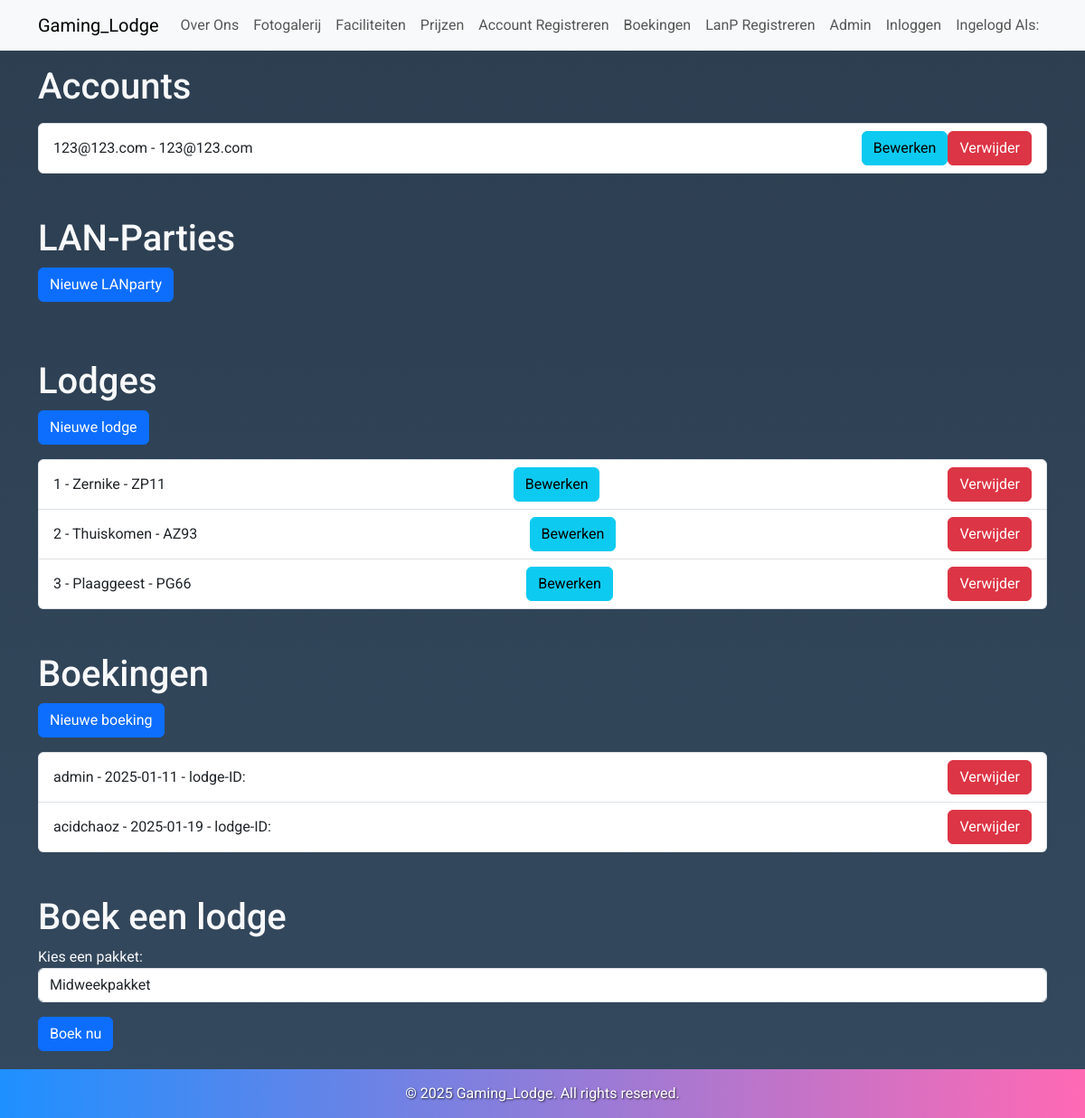
/admin, run on an earlier commit of the app's database.
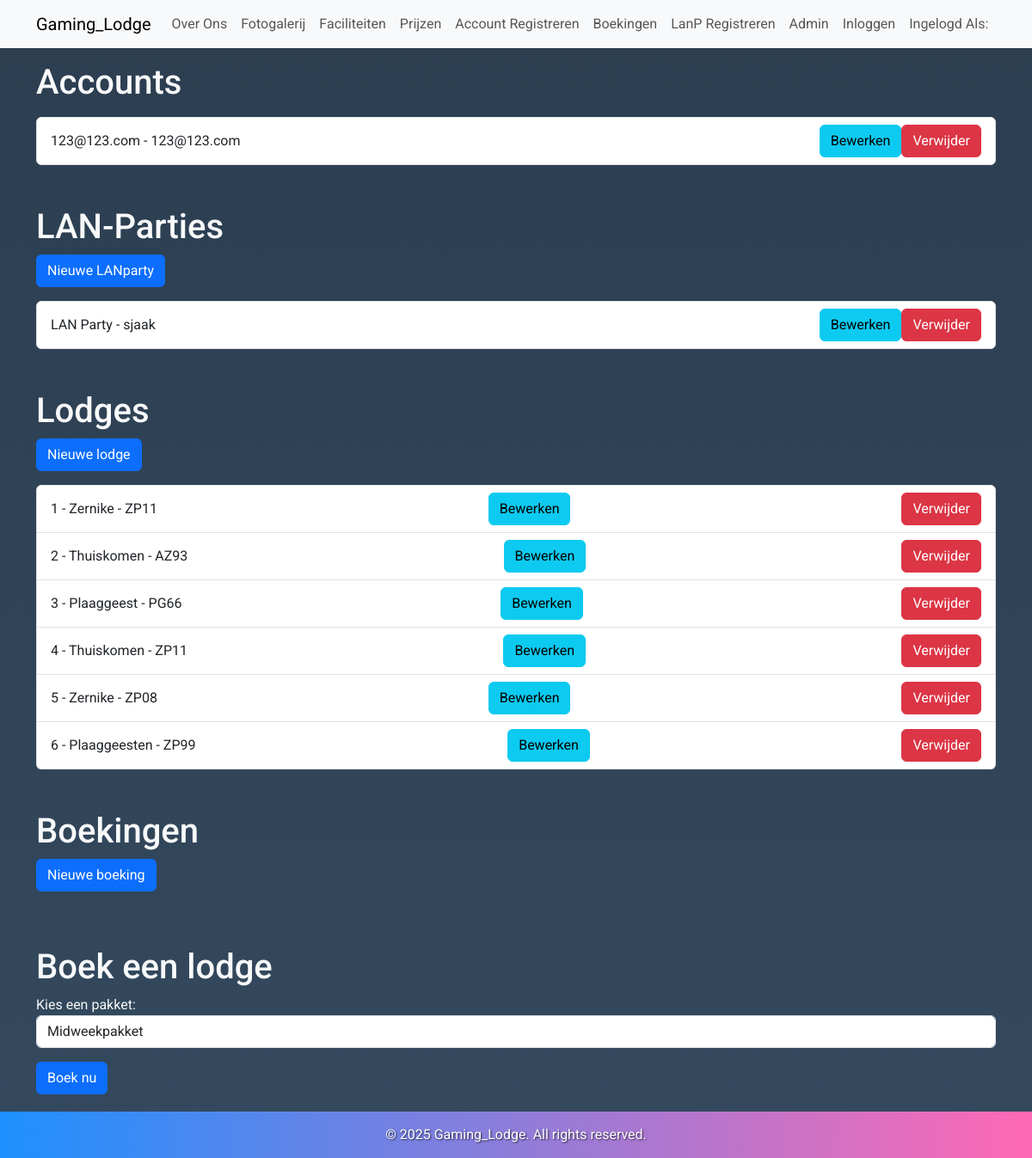
And on a later commit of the database.
### dbmodel.py (models this page shows, shortened)
class KlantTabel(db.Model, UserMixin):
    id = db.Column(db.Integer, primary_key=True)
    username = db.Column(db.String(80), nullable=False)
    email = db.Column(db.String(120), nullable=False)
    password = db.Column(db.String(120), nullable=False)

class BungalowTabel(db.Model):
    id = db.Column(db.Integer, primary_key=True)
    bnaam = db.Column(db.String(80), nullable=False)
    adrescode = db.Column(db.String(80), nullable=False)

class BoekingTabel(db.Model):
    id = db.Column(db.Integer, primary_key=True)
    username = db.Column(db.String(80), nullable=False)
    email = db.Column(db.String(80), nullable=False)
    phone = db.Column(db.String(80), nullable=False)
    bungalow_id = db.Column(db.Integer, db.ForeignKey('bungalow_tabel.id'), nullable=False)
    arrival = db.Column(db.String(80), nullable=False)
    duration = db.Column(db.String(80), nullable=False)
    bungalow_tabel = db.relationship('BungalowTabel', backref=db.backref('boekingen'), lazy=True)

class LanTabel(db.Model):
    id = db.Column(db.Integer, primary_key=True)
    lannaam = db.Column(db.String(80), nullable=False)
    organisator = db.Column(db.String(80), nullable=False)
    email = db.Column(db.String(120), nullable=False)
    datum = db.Column(db.String(20), nullable=False)
    aantalstoelen = db.Column(db.Integer, nullable=False)
    opmerking = db.Column(db.String(120))

### routes.py (the view)
@app.route('/admin', methods=['GET', 'POST', 'DELETE'])
def klanten():
    users = KlantTabel.query.all()
    parties = LanTabel.query.all()
    boekingen = BoekingTabel.query.all()
    lodges = BungalowTabel.query.all()
    print(boekingen)
    return render_template('admin.html', users=users, parties=parties, boekingen=boekingen, lodges=lodges)

### app.py (called while the page is built)
@app.before_request
def create_tables():
    db.create_all()

### templates/admin.html (shortened to what this page needs)
{% extends "base.html" %}
{% block content %}
<h1>Accounts</h1>
<ul class="list-group mt-3">
  {% for user in users %}
  <li class="list-group-item d-flex justify-content-between align-items-center">
    {{ user.username }} - {{ user.email }}
    <div class="btn-group" role="group">
      <form method="POST" action="/klant/update/{{ user.id }}" class="d-inline">
        <button type="submit" class="btn btn-info">Bewerken</button>
      </form>
      <form method="POST" action="/klant/verwijder/{{ user.id }}" class="d-inline">
        <button type="submit" class="btn btn-danger">Verwijder</button>
      </form>
    </div>
  </li>
  {% endfor %}
</ul>
<h1 class="mt-5">LAN-Parties</h1>
<a class="btn btn-primary" href="/lanp/reg">Nieuwe LANparty</a>
<ul class="list-group mt-3">
  {% for party in parties %}
  <li class="list-group-item d-flex justify-content-between align-items-center">
    {{ party.lannaam }} - {{ party.organisator }}
    <div class="btn-group" role="group">
      <form method="POST" action="/lanp/update/{{ party.id }}" class="d-inline">
        <button type="submit" class="btn btn-info">Bewerken</button>
      </form>
      <form method="POST" action="/lanp/verwijder/{{ party.id }}" class="d-inline">
        <button type="submit" class="btn btn-danger">Verwijder</button>
      </form>
    </div>
  </li>
  {% endfor %}
</ul>
<h1 class="mt-5">Lodges</h1>
<a class="btn btn-primary" href="/lodge/aanmaken">Nieuwe lodge</a>
<ul class="list-group mt-3">
  {% for lodge in lodges %}
  <li class="list-group-item d-flex justify-content-between align-items-center">
    {{ lodge.id }} - {{ lodge.bnaam }} - {{ lodge.adrescode }}
    <form method="POST" action="/lodge/update/{{ lodge.id }}" class="d-inline">
      <button type="submit" class="btn btn-info">Bewerken</button>
    </form>
    <form method="POST" action="/lodge/verwijder/{{ lodge.id }}" class="d-inline">
      <button type="submit" class="btn btn-danger">Verwijder</button>
    </form>
  </li>
  {% endfor %}
</ul>
<h1 class="mt-5">Boekingen</h1>
<a class="btn btn-primary" href="/boeking/toevoegen">Nieuwe boeking</a>
<ul class="list-group mt-3">
  {% for boeking in boekingen %}
  <li class="list-group-item d-flex justify-content-between align-items-center">
    {{ boeking.username }} - {{ boeking.arrival }} - lodge-ID: {{ boeking.lodge_id }}
    <form method="POST" action="/boekp/verwijder/{{ boeking.id }}" class="d-inline">
      <button type="submit" class="btn btn-danger">Verwijder</button>
    </form>
  </li>
  {% endfor %}
</ul>
<h1 class="mt-5">Boek een lodge</h1>
<form method="POST" action="/boeking/aanmaken">
  <div class="form-group">
    <label for="pakket">Kies een pakket:</label>
    <select id="pakket" name="pakket" class="form-control">
      <option value="midweek">Midweekpakket</option>
    </select>
  </div>
  <button type="submit" class="btn btn-primary mt-3">Boek nu</button>
</form>
{% endblock %}

### templates/base.html (shortened to what this page needs)
<!DOCTYPE html>
<html lang="en">
<head>
    <link rel="stylesheet" href="https://cdn.jsdelivr.net/npm/bootstrap@5.3.0/dist/css/bootstrap.min.css">
</head>
<body>
    <nav class="navbar navbar-expand-lg navbar-light bg-light">
        <div class="container">
            <a class="navbar-brand" href="/">Gaming_Lodge</a>
            <div class="collapse navbar-collapse" id="navbarNav">
                <ul class="navbar-nav me-auto">
                    <li class="nav-item"><a class="nav-link" href="/overons">Over Ons</a></li>
                    <li class="nav-item"><a class="nav-link" href="/fotogalerij">Fotogalerij</a></li>
                    <li class="nav-item"><a class="nav-link" href="/faciliteiten">Faciliteiten</a></li>
                    <li class="nav-item"><a class="nav-link" href="/prijslijst">Prijzen</a></li>
                    <li class="nav-item"><a class="nav-link" href="/registreren">Account Registreren</a></li>
                    <li class="nav-item"><a class="nav-link" href="/boekingsformulier">Boekingen</a></li>
                    <li class="nav-item"><a class="nav-link" href="/lanp/reg">LanP Registreren</a></li>
                    <li class="nav-item"><a class="nav-link" href="/admin">Admin</a></li>
                    <li class="nav-item"><a class="nav-link" href="/login">Inloggen</a></li>
                    <li class="nav-item">
                        <a class="nav-link" href="/account-wijzigen">Ingelogd Als: {{ current_user.username }}</a>
                    </li>
                </ul>
            </div>
        </div>
    </nav>
    <div class="container mt-3">
        {% block content %}{% endblock %}
    </div>
    <footer>
        <p>&copy; 2025 Gaming_Lodge. All rights reserved.</p>
    </footer>
</body>
</html>

### templates/base.html (style rules this page uses)
body { font-family: 'Roboto', sans-serif; margin: 0; padding: 0; background: linear-gradient(to bottom, #2c3e50, #34495e); color: #f8f9fa; }
footer { background: linear-gradient(90deg, #1e90ff, #ff69b4); color: #fff; padding: 15px 0; text-align: center; margin-top: 20px; text-shadow: 1px 1px 2px rgba(0, 0, 0, 0.7); }
footer p { margin: 0; font-size: 1em; }

What changed in the data, as far as the page shows it:
removed BoekingTabel: username "admin", arrival "2025-01-11"
removed BoekingTabel: username "acidchaoz", arrival "2025-01-19"
added LanTabel: lannaam "LAN Party", organisator "sjaak"
added BungalowTabel: id "4", bnaam "Thuiskomen", adrescode "ZP11"
added BungalowTabel: id "5", bnaam "Zernike", adrescode "ZP08"
added BungalowTabel: id "6", bnaam "Plaaggeesten", adrescode "ZP99"
